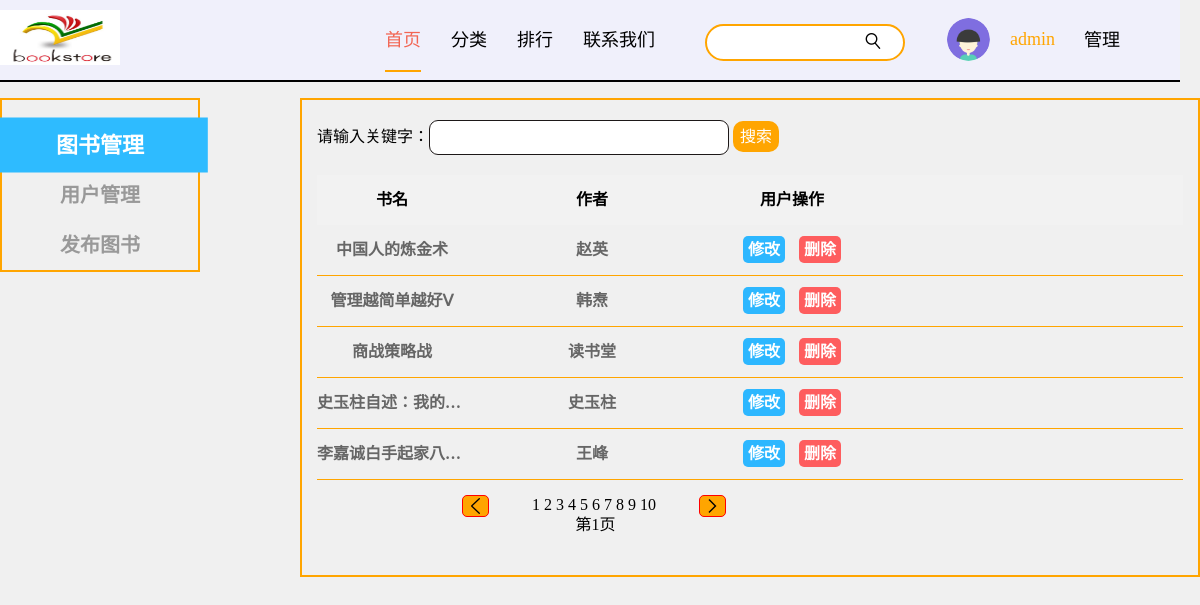
Screenshot of /index.php?url=./php/admin.php (signed in) with the database file from the repository.
### tables this page shows
CREATE TABLE `booklist` (
  `book_id` int(10) NOT NULL AUTO_INCREMENT,
  `title` char(20) NOT NULL,
  `author` char(20) NOT NULL,
  `word` char(10) NOT NULL,
  `details` text NOT NULL,
  `hot` int(10) NOT NULL,
  `img` text NOT NULL,
  `url` text NOT NULL,
  `class` char(10) NOT NULL,
  PRIMARY KEY (`book_id`)
);

### php/admin.php (the view, shortened to what this page needs)
<?php
include_once("functions/page.php");
$page_size = 5;
if (isset($_GET["page_current"])) {
    $page_current = $_GET["page_current"];
} else {
    $page_current = 1;
}
$start = ($page_current - 1) * $page_size;
$result_sql = "select * from bookList order by book_id desc limit $start,$page_size";
$result_set = mysql_query($result_sql);
?>
<link rel="stylesheet" href="./css/admin.css">
<div class="admin contain">
    <div class="adminLeft fl">
        <ul>
            <li class="bookList_admin active">图书管理</li>
            <li class="user_admin">用户管理</li>
            <li class="news_add">发布图书</li>
        </ul>
    </div>
    <div class="adminRight fr">
        <div class="bookList">
            请输入关键字：<input type="text" class="adminSearch" value="<?php echo isset($_GET['item']) ? $_GET['item'] : '';?>">
            <a class="Btn">搜索</a>
            <ul class="bookList-title">
                <li>书名</li>
                <li>作者</li>
                <li>用户操作</li>
            </ul>
            <ul class="bookList-content">
                    <?php
                    while($row = mysql_fetch_array($result_set)){
                    ?>
                    <li>
                        <div><?php echo $row['title']?></div>
                        <div><?php echo $row['author']?></div>
                        <div><a href="index.php?url=./php/edit.php&book_id=<?php echo $row['book_id']?>" class="user-office">修改</a>
                        <a href="index.php?url=./php/book_delete.php&book_id=<?php echo $row['book_id']?>" class="user-delete">删除</a>
                        </div>
                    </li>
                    <?php
                    }
                    ?>
            </ul>
        </div>
    </div>
</div>

### css/index.css (style rules this page uses)
html,body { width: 100%; height: 100%; }
input[type="text"],input[type="password"] { border: 1.5px solid #1d1818; width: 70%; box-sizing: border-box; border-radius: 9px; height: 35px; text-indent: 1em; font-size: 14px; color: #5d636e; font-family: "PingFngSC-Mdeimu"; }
input[type="text"]::placeholder,input[type="password"]::placeholder { color: #ccc; }

### css/admin.css (style rules this page uses)
.admin { height: 500px; }
.admin .adminLeft { width: 200px; height: 100%; }
.admin .adminRight { width: 900px; height: 100%; }
.admin .adminLeft ul { padding-top: 20px; border: 2px solid orange; }
.admin .adminLeft ul li { height: 50px; line-height: 50px; font-size: 20px; color: #999; font-weight: bold; text-align: center; transition: .3s; overflow: hidden; }
.admin .adminLeft ul li.active { background-color: #2EBBFF; transform: scale(1.1); color: #fff; }
.admin .adminRight .bookList { display: block; padding: 0 15px; border: 2px solid orange; }
.admin .adminRight .bookList .adminSearch { width: 300px; margin-top: 20px; }
.admin .adminRight .bookList .Btn { padding: 7px; background-color: orange; border-radius: 10px; color: #fff; cursor: pointer; }
.admin .adminRight .bookList .bookList-title { height: 50px; line-height: 50px; margin-top: 20px; background-color: #F2F2F2; }
.admin .adminRight .bookList .bookList-title li { float: left; width: 150px; margin-right: 50px; text-align: center; font-weight: bold; font-size: 16px; }
.admin .adminRight .bookList .bookList-content { height: 350px; }
.admin .adminRight .bookList .bookList-content li { height: 50px; line-height: 50px; border-bottom: 1px solid orange; transition: .1s; white-space: nowrap; }
.admin .adminRight .bookList .bookList-content li div:first-child { overflow: hidden; text-overflow: ellipsis; -webkit-line-clamp: 1; -webkit-box-orient: vertical; }
.admin .adminRight .bookList .bookList-content li > div { float: left; width: 150px; height: 50px; line-height: 50px; margin-right: 50px; text-align: center; font-weight: bold; font-size: 16px; color: #666; }
.admin .adminRight .bookList .bookList-content li > div > a { margin: 5px; padding: 5px; border-radius: 5px; color: #fff; }
.admin .adminRight .bookList .bookList-content li > div .user-office { background-color: #2DB7FF; }
.admin .adminRight .bookList .bookList-content li > div .user-delete { background-color: #FE5D5E; }

### index.php (style rules this page uses)
.contain { width: 1200px; margin: 0 auto; }
ul li { list-style: none; }
.fl { float: left; }
.fr { float: right; }

### rows the page displays
booklist: title "中国人的炼金术", author "赵英"
booklist: title "管理越简单越好Ⅴ", author "韩焘"
booklist: title "商战策略战", author "读书堂"
booklist: title "史玉柱自述：我的…", author "史玉柱"
booklist: title "李嘉诚白手起家八…", author "王峰"

### other values shown
$_SESSION['name'] "admin"
$j "1 2 3 4 5 6 7 8 9 10"
$page_current "1"
